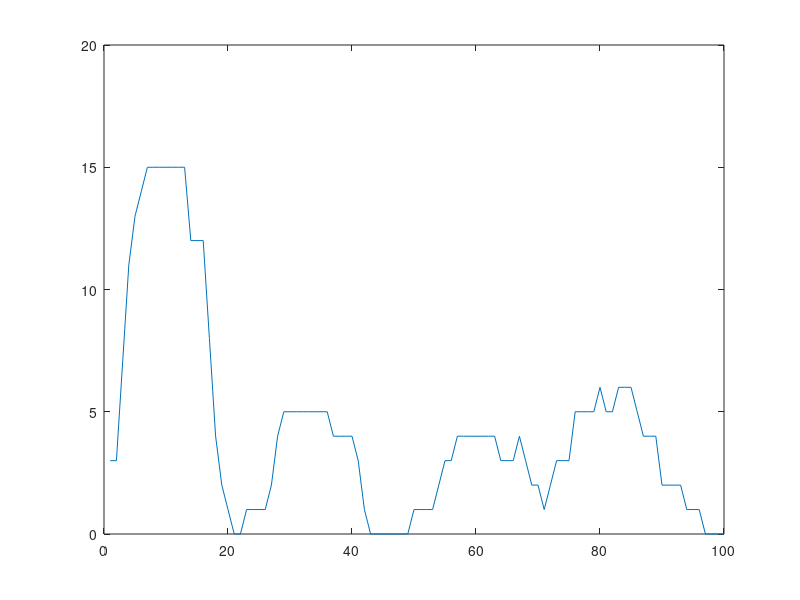

The MATLAB script that drew this image:
clear;
clc;
close all;

% Seed for the random number generator
seed = 5566;
rng(seed);

% Choice of hyperparameters
% N = 1000;
N = 100;
K = 100;
f = 3;
k1 = 3;
k2 = 8;
alpha_t = 1;
alpha_s = 1;
alpha_v = 1;
lambda = 1/(1.5 * 5000^alpha_t * 50^alpha_s * 16384.5^alpha_v);
%lambda = 1/(50 * 5000^alpha_t * 50^alpha_s * 16384.5^alpha_v);
numOffDiagonal = 3;
outp = 1/5000;

% Variables
CT = cell(K, 1);
X = cell(K, 1);
Ls = cell(K, 1);

% Clique size distribution
probabilities = [0.04 0.12 0.12 0.21 0.21 0.3/7.0 0.3/7.0 0.3/7.0 0.3/7.0 0.3/7.0 0.3/7.0 0.3/7.0];
numPeople = [1 2 3 4 5 6 7 8 9 10 11 12];
%probabilities = [1.0];
%numPeople = [20];

% Grouping individuals into cliques
ngroups = 0;
prgroups = [];
count = 0;
for i=1:N
    count1 = randsample(numPeople, 1, true, probabilities);
    %count1 = 20;
    ngroups = ngroups + 1;
    if count + count1 >= N
        prgroups = [prgroups [count + 1 N]'];
        break;
    else
        prgroups = [prgroups [count + 1 count + count1]'];
        count = count + count1;
    end   
end

% Block Diagonal Base matrix
BlockDiagonalBase = zeros(N,N);
for i=1:ngroups
    groupSize = prgroups(2,i) - prgroups(1,i) + 1;
    BlockDiagonalBase(prgroups(1,i):prgroups(2,i),prgroups(1,i):prgroups(2,i)) = ones(groupSize, groupSize) - eye(groupSize);
end

% Choose f people to be infected initially
ListInfected = randperm(N);
ListInfected = ListInfected(1:f);

% Set infection dates to large values initially (outside the range of consideration)
InfectionDates = (K+1)*ones(N,1);
InfectionDates(ListInfected) = zeros(f,1);

% Choose viral loads uniformly at random in (1,32768)
ViralLoads = zeros(N,1);
ViralLoads(ListInfected) = 1 + 32767*rand(f,1);

% Simulate for K days
for k=1:K
    % Contact matrix for day k
    A = BlockDiagonalBase;
    count = 0;
    while count < numOffDiagonal
        i = randsample(N,1);
        j = randsample(N,1);
        if i ~= j && A(i,j) ~= 1
            A(i,j) = 1;
            A(j,i) = 1;
            count = count + 1;
        end
    end

    % Duration of contact, signal strength and level of contact matrices (each with basis corresponding to ones in A)
    T = zeros(N,N);
    S = zeros(N,N);
    L = zeros(N,N);
    %for i=1:N
       %for j=1:N
     for i=1:(N-1)
       for j=(i+1):N
           if (A(i,j) == 1)
               T(i,j) = 1 + 9999*rand;
               S(i,j) = 1 + 99*rand;
               L(i,j) = (T(i,j)^alpha_t * S(i,j)^alpha_s ...
                   * max(ViralLoads(i),ViralLoads(j))^alpha_v);
               % Make the T, S and L matrices symmetric
               T(j, i) = T(i, j);
               S(j, i) = S(i, j);
               L(j, i) = L(i, j);
           end
       end
    end

    % Recovery, infection due to contacts
    for i=1:length(ListInfected)
        ind = ListInfected(i);
        if (InfectionDates(ind) + 14 <= k)
           ViralLoads(ind) = 0;
        end
        for j=1:N
            if (A(ind, j) == 1 && k1 <= k - InfectionDates(ind) && k - InfectionDates(ind) < k2 && ~ismember(j,ListInfected))
                if (rand < 1 - exp(-lambda*L(ind, j)))
                    ListInfected = [ListInfected j];
                    ViralLoads(j) = 1 + 32767*rand;
                    InfectionDates(j) = k;
                end
            end
        end
    end

    % Infections from outside contact
    for i=1:N
        if ~ismember(i,ListInfected)
            if rand < outp
                ListInfected = [ListInfected i];
                ViralLoads(i) = 1 + 32767*rand;
                InfectionDates(i) = k;
            end
        end
    end

    totalpos(k) = nnz(ViralLoads);
    
    X{k} = ViralLoads;
    CT{k} = sparse(A);
    Ls{k} = sparse(L);
end

[~,maxind] = max(totalpos);
fprintf('maxind: %d \n', maxind);
leftind = max(1, maxind - 24);
fprintf('leftind: %d \n', leftind);

subtotalpos = totalpos(leftind:maxind+25);
fprintf('%d, %d\n',mean(subtotalpos),std(subtotalpos));

plot(totalpos)
fname = sprintf( '../Data/ct_data_ppm_lambda_factor_4_%d_%d_%d_%d.mat', N, numOffDiagonal, K, seed);
%save(fname);